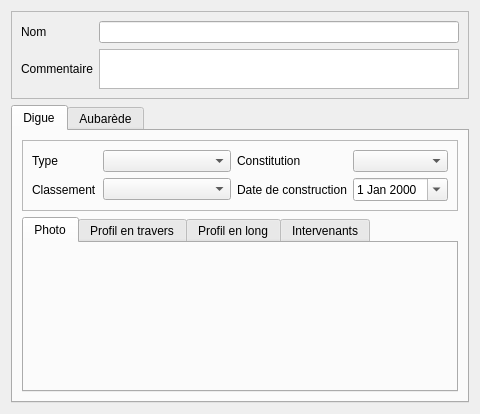
<?xml version="1.0" encoding="UTF-8"?>
<ui version="4.0">
 <class>Form</class>
 <widget class="QWidget" name="Form">
  <property name="geometry">
   <rect>
    <x>0</x>
    <y>0</y>
    <width>480</width>
    <height>414</height>
   </rect>
  </property>
  <property name="windowTitle">
   <string>Form</string>
  </property>
  <layout class="QVBoxLayout" name="verticalLayout" stretch="1,10">
   <item>
    <widget class="QFrame" name="frame_2">
     <property name="frameShape">
      <enum>QFrame::StyledPanel</enum>
     </property>
     <property name="frameShadow">
      <enum>QFrame::Raised</enum>
     </property>
     <layout class="QGridLayout" name="gridLayout">
      <item row="0" column="1">
       <widget class="QLineEdit" name="lineEdit_nom"/>
      </item>
      <item row="0" column="0">
       <widget class="QLabel" name="label_2">
        <property name="text">
         <string>Nom</string>
        </property>
       </widget>
      </item>
      <item row="1" column="1">
       <widget class="QTextBrowser" name="textBrowser_comm">
        <property name="maximumSize">
         <size>
          <width>16777215</width>
          <height>40</height>
         </size>
        </property>
        <property name="readOnly">
         <bool>false</bool>
        </property>
       </widget>
      </item>
      <item row="1" column="0">
       <widget class="QLabel" name="label_9">
        <property name="text">
         <string>Commentaire</string>
        </property>
       </widget>
      </item>
     </layout>
    </widget>
   </item>
   <item>
    <widget class="QTabWidget" name="tabWidget_2">
     <property name="currentIndex">
      <number>0</number>
     </property>
     <widget class="QWidget" name="tab_4">
      <attribute name="title">
       <string>Digue</string>
      </attribute>
      <layout class="QVBoxLayout" name="verticalLayout_9">
       <item>
        <widget class="QFrame" name="frame">
         <property name="frameShape">
          <enum>QFrame::StyledPanel</enum>
         </property>
         <property name="frameShadow">
          <enum>QFrame::Raised</enum>
         </property>
         <layout class="QGridLayout" name="gridLayout_2" columnstretch="1,10,0,0">
          <item row="0" column="0">
           <widget class="QLabel" name="label">
            <property name="text">
             <string>Type</string>
            </property>
           </widget>
          </item>
          <item row="2" column="0">
           <widget class="QLabel" name="label_4">
            <property name="text">
             <string>Classement</string>
            </property>
           </widget>
          </item>
          <item row="2" column="1">
           <widget class="QComboBox" name="comboBox_classement"/>
          </item>
          <item row="0" column="1">
           <widget class="QComboBox" name="comboBox_type"/>
          </item>
          <item row="2" column="2">
           <widget class="QLabel" name="label_11">
            <property name="text">
             <string>Date de construction</string>
            </property>
           </widget>
          </item>
          <item row="0" column="2">
           <widget class="QLabel" name="label_3">
            <property name="text">
             <string>Constitution</string>
            </property>
           </widget>
          </item>
          <item row="0" column="3">
           <widget class="QComboBox" name="comboBox_contitution"/>
          </item>
          <item row="2" column="3">
           <widget class="QDateEdit" name="dateEdit_datecontruct">
            <property name="calendarPopup">
             <bool>true</bool>
            </property>
           </widget>
          </item>
         </layout>
        </widget>
       </item>
       <item>
        <widget class="QTabWidget" name="tabWidget">
         <property name="currentIndex">
          <number>0</number>
         </property>
         <widget class="QWidget" name="tab_1">
          <attribute name="title">
           <string>Photo</string>
          </attribute>
          <layout class="QVBoxLayout" name="verticalLayout_2"/>
         </widget>
         <widget class="QWidget" name="tab">
          <attribute name="title">
           <string>Profil en travers</string>
          </attribute>
          <layout class="QVBoxLayout" name="verticalLayout_6">
           <item>
            <widget class="QStackedWidget" name="stackedWidget_profiltravers">
             <property name="currentIndex">
              <number>0</number>
             </property>
             <widget class="QWidget" name="page">
              <layout class="QVBoxLayout" name="verticalLayout_7"/>
             </widget>
             <widget class="QWidget" name="page_2">
              <layout class="QVBoxLayout" name="verticalLayout_8"/>
             </widget>
            </widget>
           </item>
          </layout>
         </widget>
         <widget class="QWidget" name="tab_2">
          <attribute name="title">
           <string>Profil en long</string>
          </attribute>
          <layout class="QVBoxLayout" name="verticalLayout_5"/>
         </widget>
         <widget class="QWidget" name="tab_3">
          <attribute name="title">
           <string>Intervenants</string>
          </attribute>
          <layout class="QVBoxLayout" name="verticalLayout_4">
           <item>
            <widget class="QGroupBox" name="groupBox_2">
             <property name="title">
              <string>Intervenants</string>
             </property>
             <layout class="QVBoxLayout" name="verticalLayout_3">
              <property name="leftMargin">
               <number>3</number>
              </property>
              <property name="topMargin">
               <number>3</number>
              </property>
              <property name="rightMargin">
               <number>3</number>
              </property>
              <property name="bottomMargin">
               <number>3</number>
              </property>
              <item>
               <widget class="QTextBrowser" name="textBrowser_intervenants">
                <property name="maximumSize">
                 <size>
                  <width>16777215</width>
                  <height>60</height>
                 </size>
                </property>
               </widget>
              </item>
              <item>
               <widget class="QPushButton" name="pushButton_defineinter">
                <property name="text">
                 <string>Definir les intervenants</string>
                </property>
               </widget>
              </item>
             </layout>
            </widget>
           </item>
           <item>
            <spacer name="verticalSpacer">
             <property name="orientation">
              <enum>Qt::Vertical</enum>
             </property>
             <property name="sizeHint" stdset="0">
              <size>
               <width>20</width>
               <height>40</height>
              </size>
             </property>
            </spacer>
           </item>
          </layout>
         </widget>
        </widget>
       </item>
      </layout>
     </widget>
     <widget class="QWidget" name="tab_5">
      <attribute name="title">
       <string>Aubarède</string>
      </attribute>
      <layout class="QGridLayout" name="gridLayout_3">
       <item row="0" column="1">
        <widget class="QComboBox" name="comboBox_aubaredelargeur"/>
       </item>
       <item row="5" column="0">
        <widget class="QLabel" name="label_8">
         <property name="text">
          <string>Commentaire</string>
         </property>
        </widget>
       </item>
       <item row="4" column="1">
        <widget class="QComboBox" name="comboBox_aubaredevegarboree"/>
       </item>
       <item row="1" column="1">
        <widget class="QComboBox" name="comboBox_aubaredevegherbacee"/>
       </item>
       <item row="6" column="1">
        <spacer name="verticalSpacer_2">
         <property name="orientation">
          <enum>Qt::Vertical</enum>
         </property>
         <property name="sizeHint" stdset="0">
          <size>
           <width>20</width>
           <height>40</height>
          </size>
         </property>
        </spacer>
       </item>
       <item row="1" column="0">
        <widget class="QLabel" name="label_5">
         <property name="text">
          <string>Végétation herbacée</string>
         </property>
         <property name="wordWrap">
          <bool>true</bool>
         </property>
        </widget>
       </item>
       <item row="0" column="0">
        <widget class="QLabel" name="label_10">
         <property name="text">
          <string>Largeur</string>
         </property>
        </widget>
       </item>
       <item row="3" column="1">
        <widget class="QComboBox" name="comboBox_aubaredevegarbustive"/>
       </item>
       <item row="5" column="1">
        <widget class="QTextBrowser" name="textBrowser_aubaredecommentaire"/>
       </item>
       <item row="4" column="0">
        <widget class="QLabel" name="label_6">
         <property name="text">
          <string>Végétation arborée</string>
         </property>
         <property name="wordWrap">
          <bool>true</bool>
         </property>
        </widget>
       </item>
       <item row="3" column="0">
        <widget class="QLabel" name="label_7">
         <property name="text">
          <string>Végétation arbustive</string>
         </property>
         <property name="wordWrap">
          <bool>true</bool>
         </property>
        </widget>
       </item>
      </layout>
     </widget>
    </widget>
   </item>
  </layout>
 </widget>
 <resources/>
 <connections/>
</ui>
